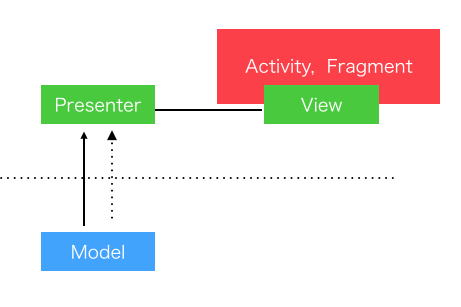
#> input picture pythonNote/0808_pip/test.png, 461 x 307 px, found by its file name
$ python PIL.py   (Python 2 division)
#> lines starting #> are read from the running program, lines starting #| are printed output that depends on the picture
# -*- coding: utf-8 -*

import Image

# 打开一个jpg图像文件，注意路径要改成你自己的:
im = Image.open('/Users/linjiayu/LinProject/Spider-python/pythonNote/0808_pip/test.png')
#> im is the input picture: PIL image 461x307 RGB; mean R, G, B 236.9, 228.9, 224.2


# <PngImagePlugin.PngImageFile image mode=RGB size=461x307 at 0x106F6D830>
print im
#| <PIL.PngImagePlugin.PngImageFile image mode=RGB size=461x307 at 0x7F051D499390>
# 获得图像尺寸:
w, h = im.size
#> w = 461; h = 307
print w, h
#| 461 307

# 缩放到50%:
im.thumbnail((w//2, h//2))
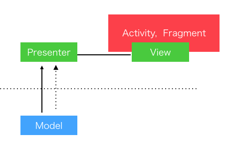
#> im: PIL image 230x153 RGB; mean R, G, B 236.7, 228.7, 224
# 把缩放后的图像用jpeg格式保存:
im.save('/Users/linjiayu/LinProject/Spider-python/pythonNote/0808_pip/test_save.png')
